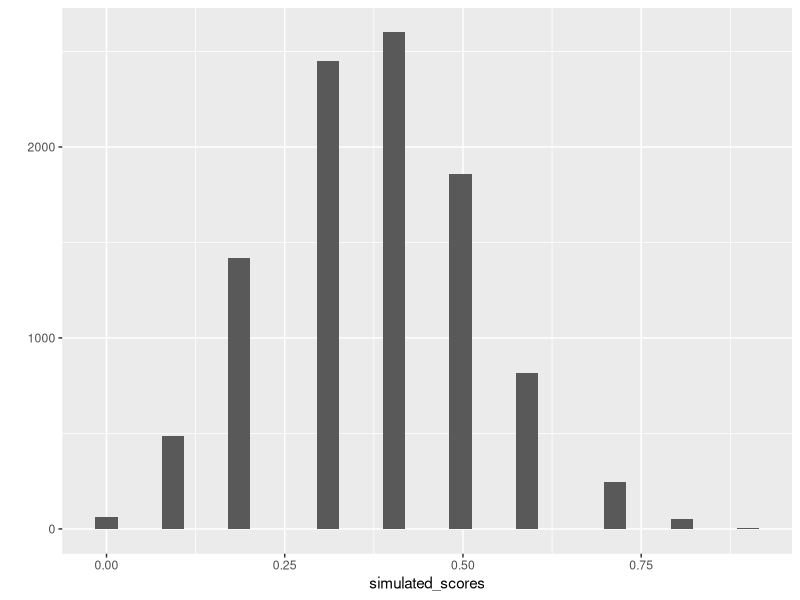

Write the R code that produced this figure.
## ---- chunk 1
knitr::opts_chunk$set(echo = TRUE, message = FALSE)
## ---- chunk 2
?binom.test
binom.test(x = 30,
           n = 50,
           alternative = "greater")
## ---- chunk 3

binom.test(x=440,
           n=800,
           alternative = "greater")

pbinom(440,800,.5,lower.tail=FALSE)

## ---- chunk 4

rbinom(n= rep(1,10), size = 1, prob= c(.5,.5,.5,.5,.5,.25,.25,.25,.25,.25) )

simulated_test <- replicate(10000, rbinom(n= rep(1,10), size = 1, prob= c(.5,.5,.5,.5,.5,.25,.25,.25,.25,.25) ))

simulated_scores <- colSums(simulated_test)/10

library(ggplot2)

qplot(simulated_scores)+
  geom_histogram()

length(simulated_scores[simulated_scores > .75]) /10000

